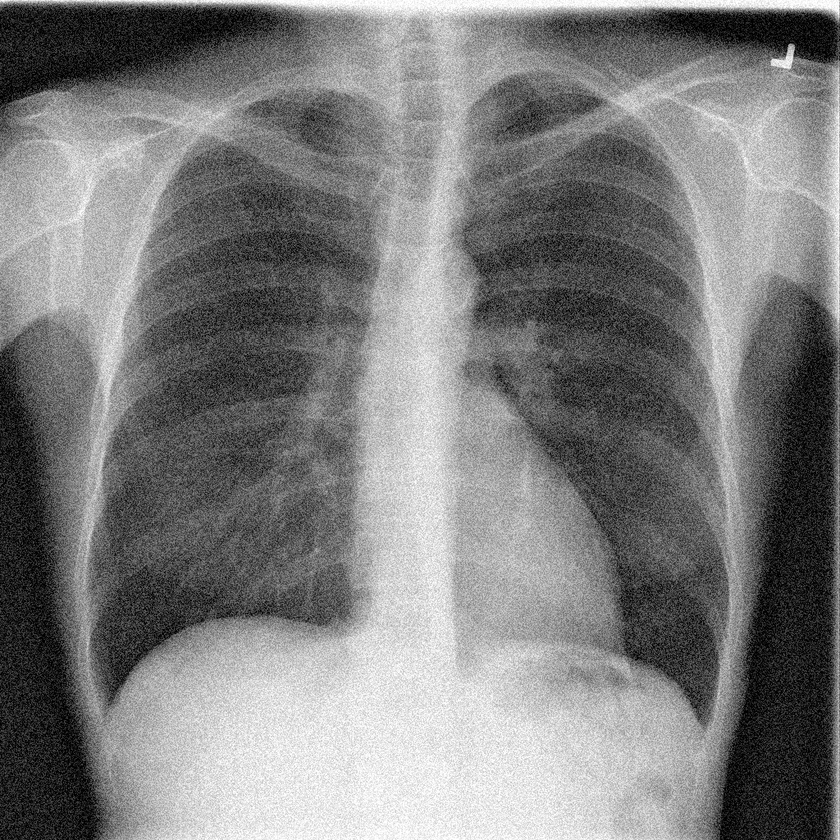
#> input picture PyLearn7-Assignment31/noise reduction/input/xray_noisy.png, 840 x 840 px, shrunk from 1024 x 1024 before the run
$ python noise_reduction.py
#> lines starting #> are read from the running program, lines starting #| are printed output that depends on the picture
#> further down, img is the input picture: shape (840, 840); min 0, max 255, mean 125.7
import numpy as np
import cv2


def noise_reduction(image, dim):
#> called with dim = 15
    rows, cols = image.shape
#> rows = 840; cols = 840
    result = np.zeros((rows, cols), dtype=np.uint8)

    filter = np.ones((dim, dim)) / (dim * dim)
    margin = dim // 2

    for i in range(margin, rows-margin):
        for j in range(margin, cols-margin):

            region = image[i-margin:i+margin+1, j-margin:j+margin+1]
            average = np.sum(filter * region)
            result[i, j] = average
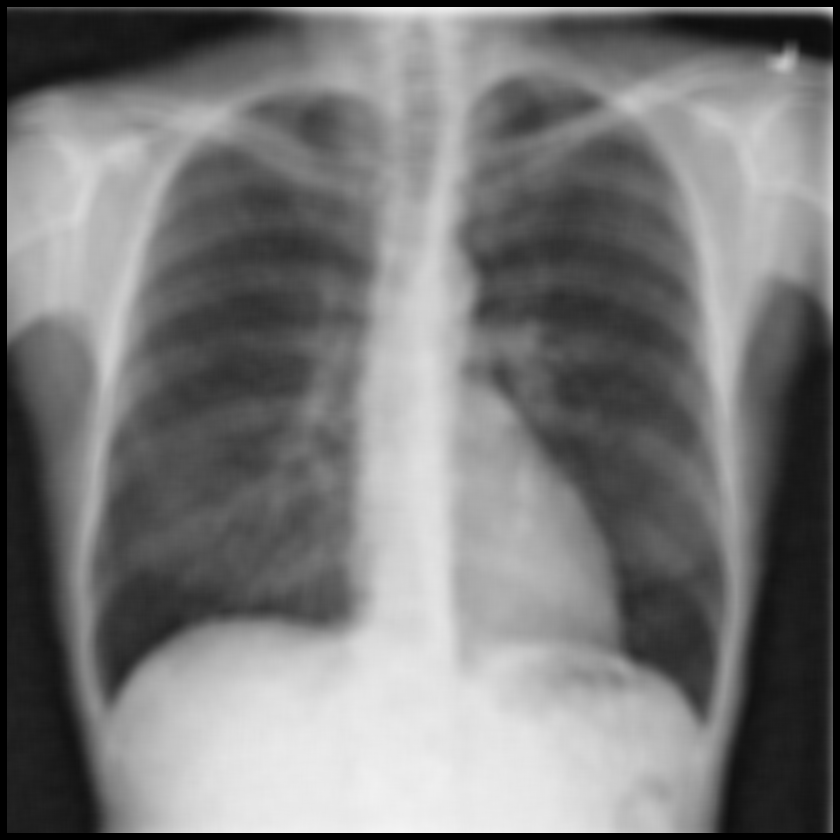
#> result: shape (840, 840); min 0, max 244, mean 120.6

    return result

img = cv2.imread("input/xray_noisy.png", cv2.IMREAD_GRAYSCALE)

result = noise_reduction(img, 15)
cv2.imwrite("output/xray_noisy_15x15.png", result)

$ run again, with PyLearn7-Assignment31/noise reduction/input/1.png copied over PyLearn7-Assignment31/noise reduction/input/xray_noisy.png
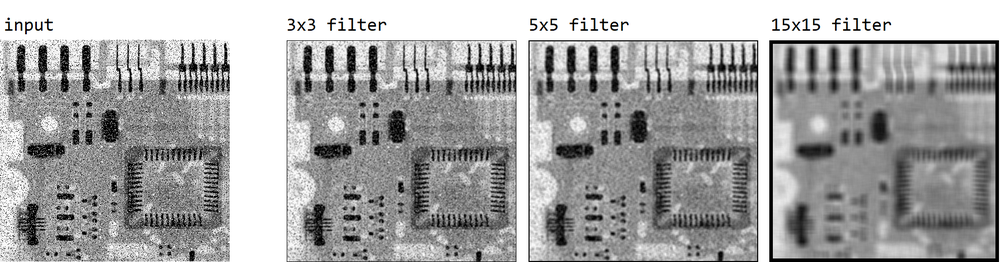
#> input picture PyLearn7-Assignment31/noise reduction/input/1.png, 1000 x 262 px, shrunk from 1981 x 520 before the run
#> after the loop in noise_reduction, `for i in range(margin, rows-margin):`:
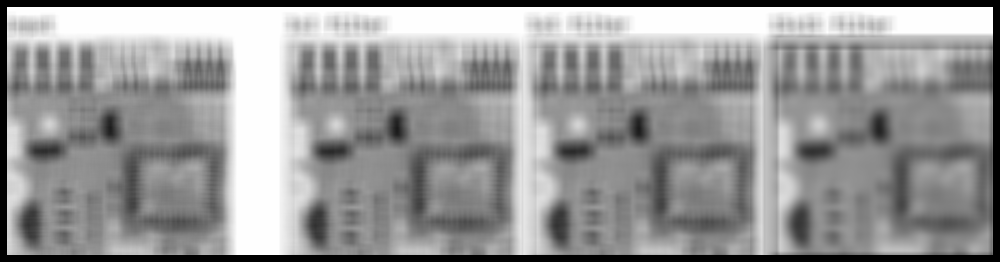
#> result: shape (262, 1000); min 0, max 254, mean 150.7

$ run again, with PyLearn7-Assignment31/noise reduction/input/2.png copied over PyLearn7-Assignment31/noise reduction/input/xray_noisy.png
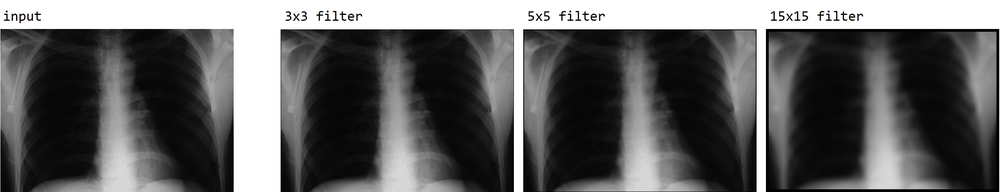
#> input picture PyLearn7-Assignment31/noise reduction/input/2.png, 1000 x 192 px, shrunk from 2555 x 490 before the run
#> after the loop in noise_reduction, `for i in range(margin, rows-margin):`:
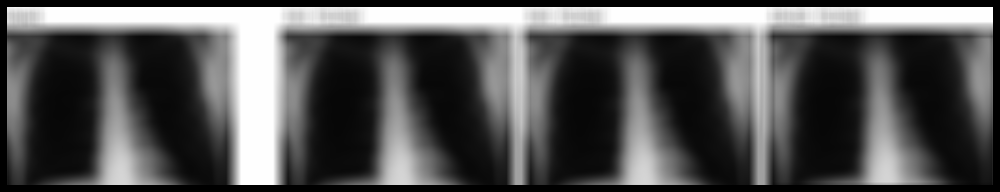
#> result: shape (192, 1000); min 0, max 254, mean 83.2

$ run again, with PyLearn7-Assignment31/noise reduction/input/3.png copied over PyLearn7-Assignment31/noise reduction/input/xray_noisy.png
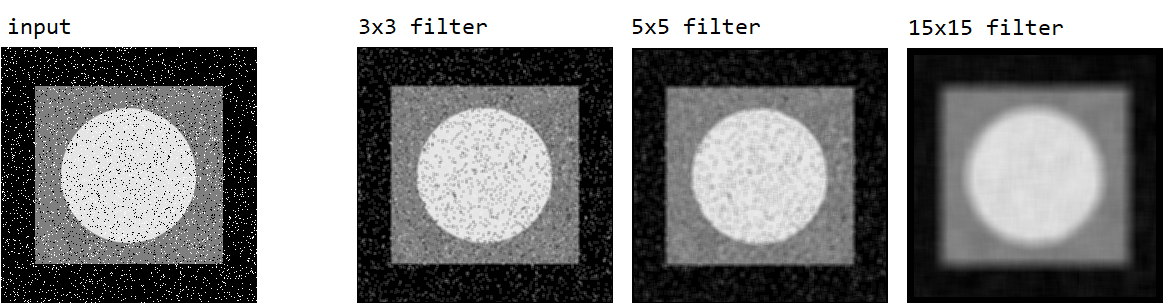
#> input picture PyLearn7-Assignment31/noise reduction/input/3.png, 1164 x 304 px
#> after the loop in noise_reduction, `for i in range(margin, rows-margin):`:
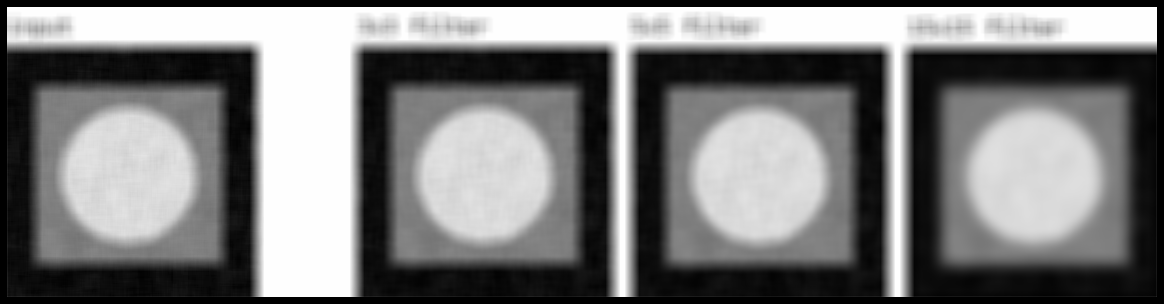
#> result: shape (304, 1164); min 0, max 254, mean 123.2
